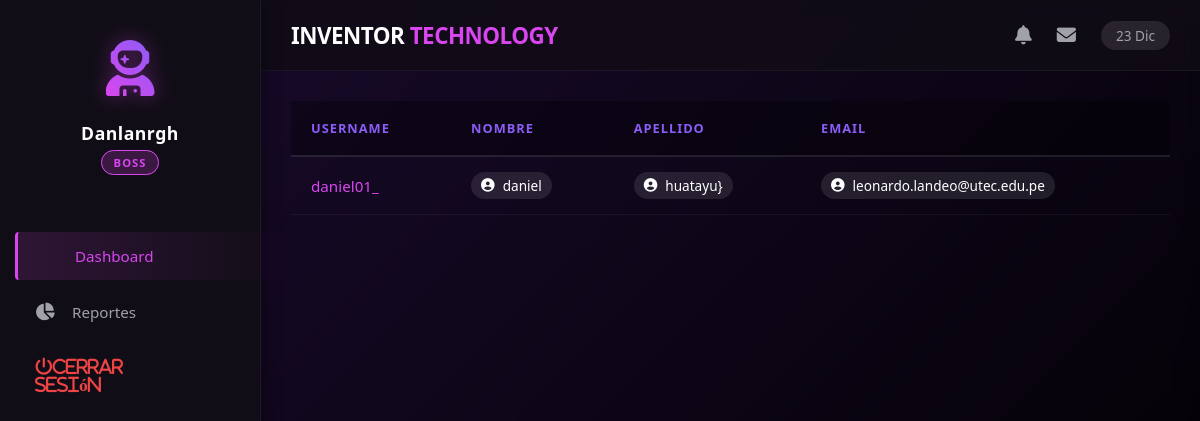
The app's page /workers/ (signed in) with its own data.
### Users/models.py (models this page shows)
class CustomUser(AbstractUser):
    is_worker = models.BooleanField(default=False)
    is_boss = models.BooleanField(default=False)

### Users/views.py (the view)
# urls.py: path("workers/",views.Workers,name = "workers"),
@login_required
@user_passes_test(is_boss)
def Workers(request):
    workers = CustomUser.objects.filter(is_worker = True)
    return render(request,"Users/Workers.html",{"workers":workers})

### Users/views.py (called while the page is built)
def is_boss(user):
    return user.is_boss

### Users/templates/Users/Workers.html (shortened to what this page needs)
{% extends 'base.html' %}
{% block content %}
<div class="table-responsive">
    <table class="cyber-table">
        <thead>
            <tr>
                <th>Username</th>
                <th>Nombre</th>
                <th>Apellido</th>
                <th>email</th>
            </tr>
        </thead>
        <tbody>
            {% for worker in workers %}
            <tr>
                <td class="highlight-text">{{ worker.username }}</td>
                <td>
                    <div class="user-badge">
                        <i class="fas fa-user-circle"></i> {{ worker.first_name }}
                    </div>
                </td>
                <td>
                    <div class="user-badge">
                        <i class="fas fa-user-circle"></i> {{ worker.last_name }}
                    </div>
                </td>
                <td>
                    <div class="user-badge">
                        <i class="fas fa-user-circle"></i> {{ worker.email }}
                    </div>
                </td>
            </tr>
            {% endfor %}
        </tbody>
    </table>
</div>
{% endblock %}

### templates/base.html (shortened to what this page needs)
{% load static %}
<!DOCTYPE html>
<html lang="es">
<head>
    <link rel="stylesheet" href="https://cdnjs.cloudflare.com/ajax/libs/font-awesome/6.4.0/css/all.min.css">
    <link rel="stylesheet" href="{% static 'css/styles.css' %}">
</head>
<body>
    <div class="app-container">
        <aside class="sidebar">
            <div class="sidebar-header">
                <div class="user-avatar">
                    <i class="fas fa-user-astronaut"></i>
                </div>
                <h4 class="user-name">{{ user.username|default:"Usuario"|title|truncatechars:15 }}</h4>
                {% if user.is_boss %}
                <span class="user-role role-boss">BOSS</span>
                {% endif %}
            </div>
            <nav class="sidebar-nav">
                <a href="{% url 'dashboard' %}" class="nav-item active"> Dashboard</a>
                {% if user.is_boss %}
                <a href="{% url 'view_reports' %}" class="nav-item"><i class="fas fa-chart-pie"></i> Reportes</a>
                {% endif %}
                <form method="post" action="{% url 'Hello' %}" class="logout-form-sidebar">
                    <button type="submit" class="nav-item logout-link">
                        <i class="fas fa-power-off">Cerrar Sesión</i>
                    </button>
                </form>
            </nav>
        </aside>
        <main class="main-content">
            <header class="top-bar">
                <div class="brand-logo">INVENTOR <span style="color:var(--accent-color)">TECHNOLOGY</span></div>
                <div class="top-actions">
                    <i class="fas fa-bell"></i>
                    <i class="fas fa-envelope"></i>
                    <span class="date-display">{% now "d M" %}</span>
                </div>
            </header>
            <div class="content-wrapper">
                {% block content %}{% endblock %}
            </div>
        </main>
    </div>
</body>
</html>

### records on screen
CustomUser: username "Danlanrgh"
CustomUser: username "daniel01_", first_name "daniel", last_name "huatayu}", email "leonardo.landeo@utec.edu.pe"
